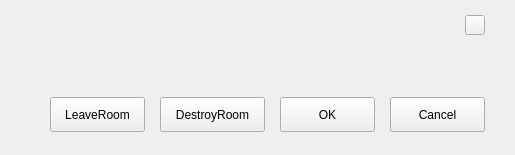
<?xml version="1.0" encoding="UTF-8"?>
<ui version="4.0">
 <class>TXMessageBox</class>
 <widget class="QWidget" name="TXMessageBox">
  <property name="geometry">
   <rect>
    <x>0</x>
    <y>0</y>
    <width>515</width>
    <height>155</height>
   </rect>
  </property>
  <property name="windowTitle">
   <string>TXMessageBox</string>
  </property>
  <layout class="QVBoxLayout" name="verticalLayout">
   <property name="spacing">
    <number>0</number>
   </property>
   <property name="leftMargin">
    <number>0</number>
   </property>
   <property name="topMargin">
    <number>0</number>
   </property>
   <property name="rightMargin">
    <number>0</number>
   </property>
   <property name="bottomMargin">
    <number>0</number>
   </property>
   <item>
    <widget class="QWidget" name="widget_bg" native="true">
     <layout class="QVBoxLayout" name="verticalLayout_2">
      <property name="spacing">
       <number>0</number>
      </property>
      <property name="leftMargin">
       <number>30</number>
      </property>
      <property name="topMargin">
       <number>10</number>
      </property>
      <property name="rightMargin">
       <number>20</number>
      </property>
      <property name="bottomMargin">
       <number>10</number>
      </property>
      <item>
       <widget class="QWidget" name="widget_title" native="true">
        <property name="minimumSize">
         <size>
          <width>0</width>
          <height>30</height>
         </size>
        </property>
        <property name="maximumSize">
         <size>
          <width>16777215</width>
          <height>30</height>
         </size>
        </property>
        <layout class="QHBoxLayout" name="horizontalLayout">
         <property name="spacing">
          <number>0</number>
         </property>
         <property name="leftMargin">
          <number>10</number>
         </property>
         <property name="topMargin">
          <number>0</number>
         </property>
         <property name="rightMargin">
          <number>10</number>
         </property>
         <property name="bottomMargin">
          <number>0</number>
         </property>
         <item>
          <spacer name="horizontalSpacer">
           <property name="orientation">
            <enum>Qt::Horizontal</enum>
           </property>
           <property name="sizeHint" stdset="0">
            <size>
             <width>40</width>
             <height>20</height>
            </size>
           </property>
          </spacer>
         </item>
         <item>
          <widget class="QPushButton" name="btn_close">
           <property name="minimumSize">
            <size>
             <width>20</width>
             <height>20</height>
            </size>
           </property>
           <property name="maximumSize">
            <size>
             <width>20</width>
             <height>20</height>
            </size>
           </property>
           <property name="text">
            <string/>
           </property>
          </widget>
         </item>
        </layout>
       </widget>
      </item>
      <item>
       <widget class="QWidget" name="widget_content" native="true">
        <layout class="QVBoxLayout" name="verticalLayout_3">
         <property name="spacing">
          <number>5</number>
         </property>
         <property name="leftMargin">
          <number>0</number>
         </property>
         <property name="topMargin">
          <number>0</number>
         </property>
         <property name="rightMargin">
          <number>0</number>
         </property>
         <property name="bottomMargin">
          <number>0</number>
         </property>
         <item>
          <widget class="QLabel" name="label_title">
           <property name="minimumSize">
            <size>
             <width>0</width>
             <height>25</height>
            </size>
           </property>
           <property name="maximumSize">
            <size>
             <width>16777215</width>
             <height>25</height>
            </size>
           </property>
           <property name="text">
            <string/>
           </property>
          </widget>
         </item>
         <item>
          <widget class="QLabel" name="label_content">
           <property name="text">
            <string/>
           </property>
           <property name="alignment">
            <set>Qt::AlignLeading|Qt::AlignLeft|Qt::AlignTop</set>
           </property>
          </widget>
         </item>
        </layout>
       </widget>
      </item>
      <item>
       <widget class="QWidget" name="widget_buttons" native="true">
        <property name="minimumSize">
         <size>
          <width>0</width>
          <height>30</height>
         </size>
        </property>
        <property name="maximumSize">
         <size>
          <width>16777215</width>
          <height>50</height>
         </size>
        </property>
        <property name="layoutDirection">
         <enum>Qt::RightToLeft</enum>
        </property>
        <layout class="QHBoxLayout" name="horizontalLayout_2">
         <property name="spacing">
          <number>15</number>
         </property>
         <property name="leftMargin">
          <number>10</number>
         </property>
         <property name="topMargin">
          <number>0</number>
         </property>
         <property name="rightMargin">
          <number>10</number>
         </property>
         <property name="bottomMargin">
          <number>10</number>
         </property>
         <item>
          <widget class="QPushButton" name="btn_cancel">
           <property name="sizePolicy">
            <sizepolicy hsizetype="Minimum" vsizetype="Expanding">
             <horstretch>0</horstretch>
             <verstretch>0</verstretch>
            </sizepolicy>
           </property>
           <property name="minimumSize">
            <size>
             <width>95</width>
             <height>35</height>
            </size>
           </property>
           <property name="maximumSize">
            <size>
             <width>95</width>
             <height>35</height>
            </size>
           </property>
           <property name="text">
            <string>Cancel</string>
           </property>
          </widget>
         </item>
         <item>
          <widget class="QPushButton" name="btn_ok">
           <property name="sizePolicy">
            <sizepolicy hsizetype="Minimum" vsizetype="Expanding">
             <horstretch>0</horstretch>
             <verstretch>0</verstretch>
            </sizepolicy>
           </property>
           <property name="minimumSize">
            <size>
             <width>95</width>
             <height>35</height>
            </size>
           </property>
           <property name="maximumSize">
            <size>
             <width>95</width>
             <height>35</height>
            </size>
           </property>
           <property name="text">
            <string>OK</string>
           </property>
          </widget>
         </item>
         <item>
          <widget class="QPushButton" name="btn_destory_room">
           <property name="sizePolicy">
            <sizepolicy hsizetype="Minimum" vsizetype="Expanding">
             <horstretch>0</horstretch>
             <verstretch>0</verstretch>
            </sizepolicy>
           </property>
           <property name="minimumSize">
            <size>
             <width>105</width>
             <height>35</height>
            </size>
           </property>
           <property name="maximumSize">
            <size>
             <width>105</width>
             <height>35</height>
            </size>
           </property>
           <property name="text">
            <string>DestroyRoom</string>
           </property>
          </widget>
         </item>
         <item>
          <widget class="QPushButton" name="btn_leave_room">
           <property name="sizePolicy">
            <sizepolicy hsizetype="Minimum" vsizetype="Expanding">
             <horstretch>0</horstretch>
             <verstretch>0</verstretch>
            </sizepolicy>
           </property>
           <property name="minimumSize">
            <size>
             <width>95</width>
             <height>35</height>
            </size>
           </property>
           <property name="maximumSize">
            <size>
             <width>95</width>
             <height>35</height>
            </size>
           </property>
           <property name="text">
            <string>LeaveRoom</string>
           </property>
          </widget>
         </item>
         <item>
          <spacer name="horizontalSpacer_2">
           <property name="orientation">
            <enum>Qt::Horizontal</enum>
           </property>
           <property name="sizeHint" stdset="0">
            <size>
             <width>40</width>
             <height>20</height>
            </size>
           </property>
          </spacer>
         </item>
        </layout>
       </widget>
      </item>
     </layout>
    </widget>
   </item>
  </layout>
 </widget>
 <layoutdefault spacing="6" margin="11"/>
 <resources/>
 <connections/>
</ui>
